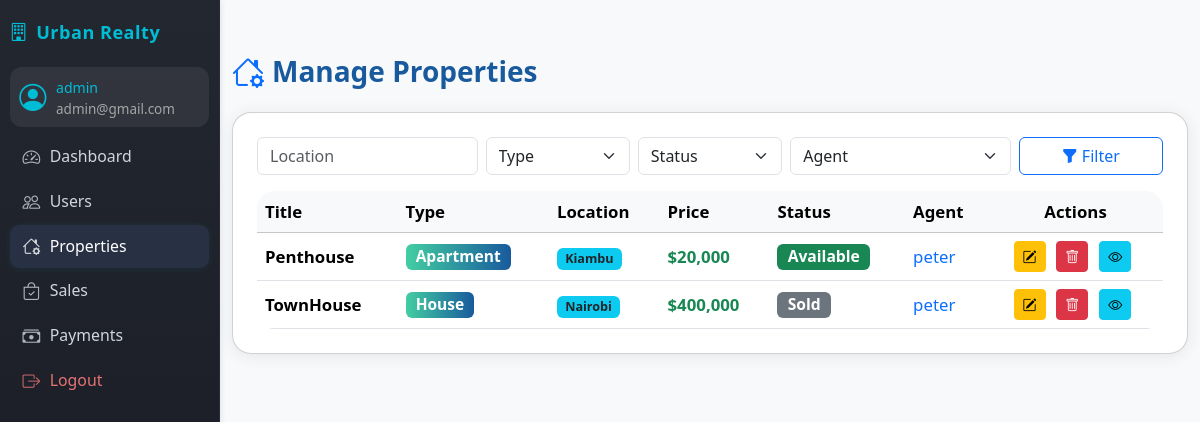
The app's page /properties/manage_properties.php (signed in) with its own data.
### tables this page shows
CREATE TABLE `users` (
  `id` int(11) NOT NULL AUTO_INCREMENT,
  `username` varchar(100) DEFAULT NULL,
  `password` varchar(255) DEFAULT NULL,
  `email` varchar(100) DEFAULT NULL,
  `role` enum('admin','agent','client') DEFAULT NULL,
  `created_at` datetime DEFAULT current_timestamp(),
  PRIMARY KEY (`id`),
  UNIQUE KEY `username` (`username`),
  UNIQUE KEY `email` (`email`)
);

CREATE TABLE `properties` (
  `id` int(11) NOT NULL AUTO_INCREMENT,
  `agent_id` int(11) DEFAULT NULL,
  `title` varchar(255) DEFAULT NULL,
  `description` text DEFAULT NULL,
  `price` decimal(12,2) DEFAULT NULL,
  `location` varchar(100) DEFAULT NULL,
  `type` enum('apartment','house','land','commercial') DEFAULT NULL,
  `image` varchar(255) DEFAULT NULL,
  `status` enum('available','sold') DEFAULT 'available',
  `created_at` datetime DEFAULT current_timestamp(),
  PRIMARY KEY (`id`),
  KEY `agent_id` (`agent_id`),
  CONSTRAINT `properties_ibfk_1` FOREIGN KEY (`agent_id`) REFERENCES `users` (`id`)
);

### properties/manage_properties.php (the view, shortened to what this page needs)
<?php
require_once('../includes/db.php');
$where = "WHERE 1=1";
$sql = "SELECT p.*, u.username agent FROM properties p JOIN users u ON p.agent_id=u.id $where ORDER BY p.id DESC";
$res = $conn->query($sql);
?>
<!DOCTYPE html>
<html lang="en">
<head>
    <link rel="stylesheet" href="../assets/css/bootstrap.min.css">
    <link rel="stylesheet" href="https://cdn.jsdelivr.net/npm/bootstrap-icons@1.11.3/font/bootstrap-icons.min.css">
</head>
<body>
<?php include('../includes/sidebar.php'); ?>
<div class="container" style="max-width:1100px;">
    <div class="d-flex align-items-center mt-5 mb-3">
        <i class="bi bi-house-gear fs-2 me-2 text-primary"></i>
        <h3 class="fw-bold mb-0" style="color:#185a9d;">Manage Properties</h3>
    </div>
    <div class="card manage-props-card p-4 mb-4">
        <form class="row g-2 mb-3" method="get" autocomplete="off">
            <div class="col-md-3">
                <input name="location" class="form-control" placeholder="Location" value="<?=@$_GET['location']?>">
            </div>
            <div class="col-md-2">
                <select name="type" class="form-select">
                    <option value="">Type</option>
                </select>
            </div>
            <div class="col-md-2">
                <select name="status" class="form-select">
                    <option value="">Status</option>
                </select>
            </div>
            <div class="col-md-3">
                <select name="agent" class="form-select">
                    <option value="">Agent</option>
                </select>
            </div>
            <div class="col-md-2">
                <button class="btn btn-outline-primary w-100"><i class="bi bi-funnel-fill me-1"></i>Filter</button>
            </div>
        </form>
        <div class="table-responsive">
            <table class="table table-hover align-middle table-props mb-0">
                <thead class="table-light">
                    <tr>
                        <th>Title</th>
                        <th>Type</th>
                        <th>Location</th>
                        <th>Price</th>
                        <th>Status</th>
                        <th>Agent</th>
                        <th class="text-center">Actions</th>
                    </tr>
                </thead>
                <tbody>
                <?php while($row = $res->fetch_assoc()): ?>
                    <tr>
                        <td><span class="fw-bold"><?=htmlspecialchars($row['title'])?></span></td>
                        <td>
                            <span class="badge badge-type"><?=ucfirst($row['type'])?></span>
                        </td>
                        <td>
                            <span class="badge bg-info text-dark"><?=$row['location']?></span>
                        </td>
                        <td><span class="text-success fw-bold">$<?=number_format($row['price'])?></span></td>
                        <td>
                            <?php if($row['status']=='available'): ?>
                                <span class="badge bg-success badge-status">Available</span>
                            <?php else: ?>
                                <span class="badge bg-secondary badge-status">Sold</span>
                            <?php endif; ?>
                        </td>
                        <td><span class="text-primary"><?=$row['agent']?></span></td>
                        <td class="text-center">
                            <a href="edit_property.php?id=<?=$row['id']?>" class="btn btn-sm btn-warning btn-action" title="Edit"><i class="bi bi-pencil-square"></i></a>
                            <a href="manage_properties.php?delete=<?=$row['id']?>" class="btn btn-sm btn-danger btn-action" onclick="return confirm('Delete property?')" title="Delete"><i class="bi bi-trash"></i></a>
                            <a href="view_property.php?id=<?=$row['id']?>" class="btn btn-sm btn-info btn-action" title="View"><i class="bi bi-eye"></i></a>
                        </td>
                    </tr>
                <?php endwhile; ?>
                </tbody>
            </table>
        </div>
    </div>
</div>
</body>
</html>

### includes/sidebar.php (shortened to what this page needs)
<?php
$role = $_SESSION['role'];
$user_id = $_SESSION['user_id'] ?? null;
$user_name = '';
$user_email = '';
if ($user_id) {
    $user_res = $conn->query("SELECT username,email FROM users WHERE id=$user_id");
    if ($user_res && $user_res->num_rows) {
        $u = $user_res->fetch_assoc();
        $user_name = htmlspecialchars($u['username']);
        $user_email = htmlspecialchars($u['email']);
    }
}
?>
<head>
    <link rel="stylesheet" href="https://cdn.jsdelivr.net/npm/bootstrap-icons@1.11.3/font/bootstrap-icons.min.css">
</head>
<nav class="sidebar">
    <div class="sidebar-brand">
        <i class="bi bi-building"></i> Urban Realty
    </div>
    <div class="user-mini-profile mb-2">
        <i class="bi bi-person-circle"></i>
        <div class="user-details">
            <span><?= $user_name ?: ucfirst($role) ?></span>
            <small style="color:#a5a5a5;font-size:0.95em;"><?= $user_email ?></small>
        </div>
    </div>
    <ul class="nav flex-column">
        <?php if($role=='admin'): ?>
            <li><a href="../dashboards/admin_dashboard.php" class="nav-link <?=strpos($_SERVER['PHP_SELF'],'admin_analytics.php')!==false?'active':''?>"><i class="bi bi-speedometer2"></i> Dashboard</a></li>
            <li><a href="../users/manage_users.php" class="nav-link <?=strpos($_SERVER['PHP_SELF'],'manage_users.php')!==false?'active':''?>"><i class="bi bi-people"></i> Users</a></li>
            <li><a href="../properties/manage_properties.php" class="nav-link <?=strpos($_SERVER['PHP_SELF'],'manage_properties.php')!==false?'active':''?>"><i class="bi bi-house-gear"></i> Properties</a></li>
            <li><a href="../sales/view_sales.php" class="nav-link <?=strpos($_SERVER['PHP_SELF'],'view_sales.php')!==false?'active':''?>"><i class="bi bi-bag-check"></i> Sales</a></li>
            <li><a href="../payments/view_payments.php" class="nav-link <?=strpos($_SERVER['PHP_SELF'],'view_payments.php')!==false?'active':''?>"><i class="bi bi-cash-stack"></i> Payments</a></li>
        <?php endif; ?>
        <li><a href="../auth/logout.php" class="nav-link text-danger"><i class="bi bi-box-arrow-right"></i> Logout</a></li>
    </ul>
</nav>

### properties/manage_properties.php (style rules this page uses)
body { background: #f8f9fa; }
.manage-props-card { border-radius:1.2rem; box-shadow:0 2px 16px rgba(30,46,80,.09); }
.table-props th, .table-props td { font-size:1.05rem; }
.badge-type { background: linear-gradient(90deg,#43cea2,#185a9d); color:#fff; font-size:.97rem; }
.badge-status { font-size:.98rem; }
.table-responsive { border-radius:1.1rem; }
.btn-action { margin-right:0.4rem; }

### includes/sidebar.php (style rules this page uses)
.sidebar { position: fixed; top: 0; left: 0; height: 100vh; width: 220px; background: linear-gradient(180deg,#23272f 0,#171923 100%); color: #fff; padding: 1.2rem 0.6rem 1rem 0.6rem; z-index: 1000; border-right: 1px solid #292b36; box-shadow: 1px 0 6px rgba(0,0,0,0.09); display: flex; flex-direction: column; font-size: 0.96rem; overflow-y: auto; min-height: 0; max-height: 100vh; }
.sidebar-brand { font-size: 1.13rem; font-weight: 600; letter-spacing: .5px; margin-bottom: 1.3rem; color: #00bcd4; display: flex; align-items:center; gap: 0.5rem; }
.sidebar .user-mini-profile { background: rgba(255,255,255,0.07); border-radius: .75rem; padding: .6rem .6rem .5rem .6rem; margin-bottom: 1.5rem; font-size: .89rem; display: flex; align-items: center; gap: 0.6rem; }
.sidebar .user-mini-profile .bi-person-circle { font-size: 1.7rem; color: #00bcd4; }
.sidebar .user-mini-profile .user-details span { display: block; color: #00bcd4; font-weight: 500; margin-bottom: 0; font-size: 0.99em; }
.sidebar .nav { flex: 1 1 auto; margin-bottom: 1.4rem; }
.sidebar .nav-link { color: #d1d6de; margin-bottom: .10rem; padding: .52rem 0.8rem; font-size: 0.99rem; border-radius: .6rem; display: flex; align-items: center; gap: .60rem; transition: background .14s, color .13s; font-weight: 500; }
.sidebar .nav-link.active, .sidebar .nav-link:hover, .sidebar .nav-link:focus { color: #fff !important; background: #283043 !important; box-shadow: 0 1px 7px rgba(0,188,212,.09); }
.sidebar .nav-link .bi { font-size: 1.12em; opacity: 0.82; }
.sidebar .nav-link.text-danger { color: #e57373 !important; }
body { margin-left: 220px !important; }

### records on screen
users: username "admin", email "admin@gmail.com"
properties: title "Penthouse", type "Apartment", location "Kiambu", price "20,000", status "Available", agent.username "peter"
properties: title "TownHouse", type "House", location "Nairobi", price "400,000", status "Sold", agent.username "peter"
